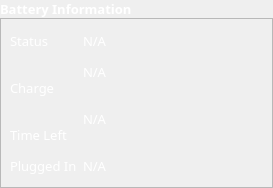
            <widget class="QWidget" name="battery">
             <layout class="QVBoxLayout" name="verticalLayout_5">
              <property name="spacing">
               <number>0</number>
              </property>
              <property name="leftMargin">
               <number>0</number>
              </property>
              <property name="topMargin">
               <number>0</number>
              </property>
              <property name="rightMargin">
               <number>0</number>
              </property>
              <property name="bottomMargin">
               <number>0</number>
              </property>
              <item alignment="Qt::AlignBottom">
               <widget class="QLabel" name="label_31">
                <property name="font">
                 <font>
                  <family>Noto Sans</family>
                  <pointsize>10</pointsize>
                  <weight>75</weight>
                  <bold>true</bold>
                 </font>
                </property>
                <property name="styleSheet">
                 <string notr="true">color: rgb(255, 255, 255);</string>
                </property>
                <property name="text">
                 <string>Battery Information</string>
                </property>
               </widget>
              </item>
              <item alignment="Qt::AlignTop">
               <widget class="QFrame" name="frame_3">
                <property name="sizePolicy">
                 <sizepolicy hsizetype="Preferred" vsizetype="Expanding">
                  <horstretch>0</horstretch>
                  <verstretch>0</verstretch>
                 </sizepolicy>
                </property>
                <property name="frameShape">
                 <enum>QFrame::StyledPanel</enum>
                </property>
                <property name="frameShadow">
                 <enum>QFrame::Raised</enum>
                </property>
                <layout class="QGridLayout" name="gridLayout_5">
                 <item row="4" column="0">
                  <widget class="QLabel" name="label_35">
                   <property name="font">
                    <font>
                     <family>Noto Sans</family>
                     <pointsize>10</pointsize>
                    </font>
                   </property>
                   <property name="styleSheet">
                    <string notr="true">color: rgb(255, 255, 255);</string>
                   </property>
                   <property name="text">
                    <string>Plugged In</string>
                   </property>
                  </widget>
                 </item>
                 <item row="0" column="0">
                  <widget class="QLabel" name="label_32">
                   <property name="font">
                    <font>
                     <family>Noto Sans</family>
                     <pointsize>10</pointsize>
                    </font>
                   </property>
                   <property name="styleSheet">
                    <string notr="true">color: rgb(255, 255, 255);</string>
                   </property>
                   <property name="text">
                    <string>Status</string>
                   </property>
                  </widget>
                 </item>
                 <item row="0" column="2" rowspan="5">
                  <widget class="roundProgressBar" name="battery_usage" native="true">
                   <property name="minimumSize">
                    <size>
                     <width>150</width>
                     <height>150</height>
                    </size>
                   </property>
                   <property name="maximumSize">
                    <size>
                     <width>150</width>
                     <height>150</height>
                    </size>
                   </property>
                  </widget>
                 </item>
                 <item row="1" column="0" rowspan="2">
                  <widget class="QLabel" name="label_33">
                   <property name="font">
                    <font>
                     <family>Noto Sans</family>
                     <pointsize>10</pointsize>
                    </font>
                   </property>
                   <property name="styleSheet">
                    <string notr="true">color: rgb(255, 255, 255);</string>
                   </property>
                   <property name="text">
                    <string>Charge</string>
                   </property>
                  </widget>
                 </item>
                 <item row="2" column="1" rowspan="2">
                  <widget class="QLabel" name="battery_time_left">
                   <property name="font">
                    <font>
                     <family>Noto Sans</family>
                     <pointsize>10</pointsize>
                    </font>
                   </property>
                   <property name="styleSheet">
                    <string notr="true">color: rgb(255, 255, 255);</string>
                   </property>
                   <property name="text">
                    <string>N/A</string>
                   </property>
                  </widget>
                 </item>
                 <item row="1" column="1">
                  <widget class="QLabel" name="battery_charge">
                   <property name="font">
                    <font>
                     <family>Noto Sans</family>
                     <pointsize>10</pointsize>
                    </font>
                   </property>
                   <property name="styleSheet">
                    <string notr="true">color: rgb(255, 255, 255);</string>
                   </property>
                   <property name="text">
                    <string>N/A</string>
                   </property>
                  </widget>
                 </item>
                 <item row="3" column="0">
                  <widget class="QLabel" name="label_34">
                   <property name="font">
                    <font>
                     <family>Noto Sans</family>
                     <pointsize>10</pointsize>
                    </font>
                   </property>
                   <property name="styleSheet">
                    <string notr="true">color: rgb(255, 255, 255);</string>
                   </property>
                   <property name="text">
                    <string>Time Left</string>
                   </property>
                  </widget>
                 </item>
                 <item row="4" column="1">
                  <widget class="QLabel" name="battery_plugged">
                   <property name="font">
                    <font>
                     <family>Noto Sans</family>
                     <pointsize>10</pointsize>
                    </font>
                   </property>
                   <property name="styleSheet">
                    <string notr="true">color: rgb(255, 255, 255);</string>
                   </property>
                   <property name="text">
                    <string>N/A</string>
                   </property>
                  </widget>
                 </item>
                 <item row="0" column="1">
                  <widget class="QLabel" name="battery_status">
                   <property name="font">
                    <font>
                     <family>Noto Sans</family>
                     <pointsize>10</pointsize>
                    </font>
                   </property>
                   <property name="styleSheet">
                    <string notr="true">color: rgb(255, 255, 255);</string>
                   </property>
                   <property name="text">
                    <string>N/A</string>
                   </property>
                  </widget>
                 </item>
                </layout>
               </widget>
              </item>
             </layout>
            </widget>
